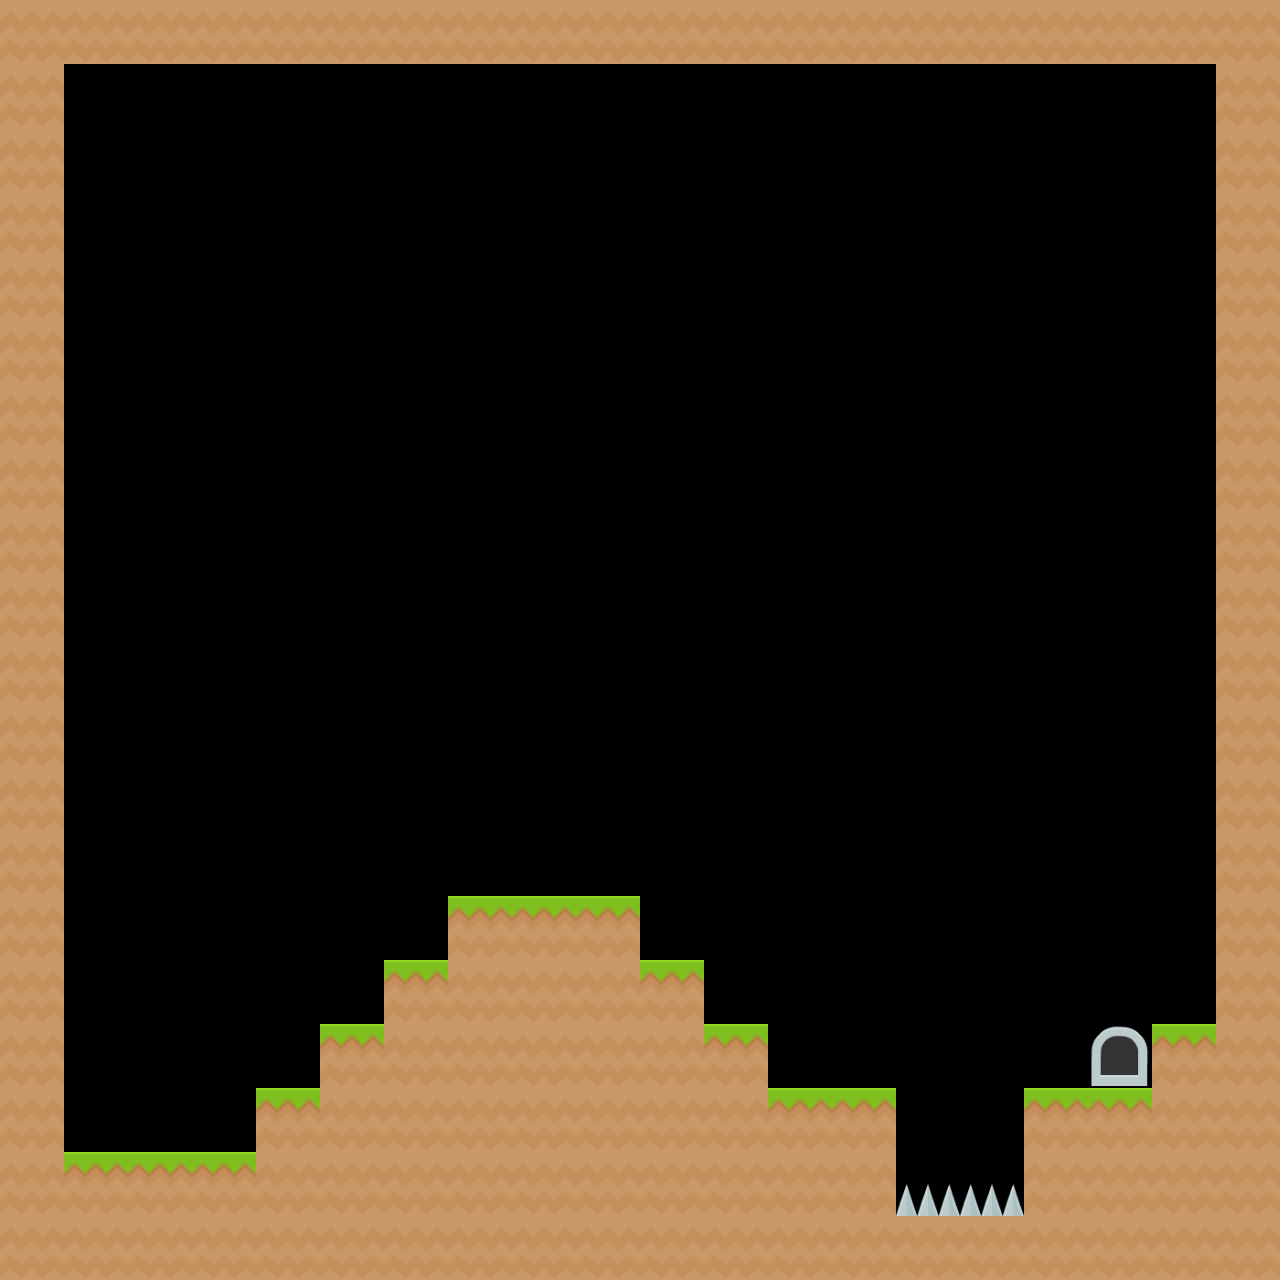

A level layout from a 2D game, rendered from its tile map. Below: a short description, then the map file with its tile-grid data intact:
An orthogonal 20x20 tile map with 64x64 px tiles, 2 tile layers (Setup, Usefull) and 2 objects (Player_spawn, Border).

<map version="1.9" tiledversion="1.9.2" orientation="orthogonal" renderorder="right-down" width="20" height="20" tilewidth="64" tileheight="64" infinite="0" nextlayerid="4" nextobjectid="3">
 <tileset firstgid="1" source="platformer_tile_set..tsx" />
 <layer id="1" name="Setup" width="20" height="20">
  <data encoding="csv">
0,4,6,1,9,10,7,8,11,0,0,0,0,0,0,0,0,0,0,0,
0,0,0,0,0,0,0,0,0,0,0,0,0,0,0,0,0,0,0,0,
0,0,0,0,0,0,0,0,0,0,0,0,0,0,0,0,0,0,0,0,
0,0,0,0,0,0,0,0,0,0,0,0,0,0,0,0,0,0,0,0,
0,0,0,0,0,0,0,0,0,0,0,0,0,0,0,0,0,0,0,0,
0,0,0,0,0,0,0,0,0,0,0,0,0,0,0,0,0,0,0,0,
0,0,0,0,0,0,0,0,0,0,0,0,0,0,0,0,0,0,0,0,
0,0,0,0,0,0,0,0,0,0,0,0,0,0,0,0,0,0,0,0,
0,0,0,0,0,0,0,0,0,0,0,0,0,0,0,0,0,0,0,0,
0,0,0,0,0,0,0,0,0,0,0,0,0,0,0,0,0,0,0,0,
0,0,0,0,0,0,0,0,0,0,0,0,0,0,0,0,0,0,0,0,
0,0,0,0,0,0,0,0,0,0,0,0,0,0,0,0,0,0,0,0,
0,0,0,0,0,0,0,0,0,0,0,0,0,0,0,0,0,0,0,0,
0,0,0,0,0,0,0,0,0,0,0,0,0,0,0,0,0,0,0,0,
0,0,0,0,0,0,0,0,0,0,0,0,0,0,0,0,0,0,0,0,
0,0,0,0,0,0,0,0,0,0,0,0,0,0,0,0,0,0,0,0,
0,0,0,0,0,0,0,0,0,0,0,0,0,0,0,0,0,0,0,0,
0,0,0,0,0,0,0,0,0,0,0,0,0,0,0,0,0,0,0,0,
0,0,0,0,0,0,0,0,0,0,0,0,0,0,0,0,0,0,0,0,
0,0,0,0,0,0,0,0,0,0,0,0,0,0,0,0,0,0,0,0
</data>
 </layer>
 <layer id="2" name="Usefull" width="20" height="20">
  <data encoding="csv">
4,4,4,4,4,4,4,4,4,4,4,4,4,4,4,4,4,4,4,4,
4,0,0,0,0,0,0,0,0,0,0,0,0,0,0,0,0,0,0,4,
4,0,0,0,0,0,0,0,0,0,0,0,0,0,0,0,0,0,0,4,
4,0,0,0,0,0,0,0,0,0,0,0,0,0,0,0,0,0,0,4,
4,0,0,0,0,0,0,0,0,0,0,0,0,0,0,0,0,0,0,4,
4,0,0,0,0,0,0,0,0,0,0,0,0,0,0,0,0,0,0,4,
4,0,0,0,0,0,0,0,0,0,0,0,0,0,0,0,0,0,0,4,
4,0,0,0,0,0,0,0,0,0,0,0,0,0,0,0,0,0,0,4,
4,0,0,0,0,0,0,0,0,0,0,0,0,0,0,0,0,0,0,4,
4,0,0,0,0,0,0,0,0,0,0,0,0,0,0,0,0,0,0,4,
4,0,0,0,0,0,0,0,0,0,0,0,0,0,0,0,0,0,0,4,
4,0,0,0,0,0,0,0,0,0,0,0,0,0,0,0,0,0,0,4,
4,0,0,0,0,0,0,0,0,0,0,0,0,0,0,0,0,0,0,4,
4,0,0,0,0,0,0,0,0,0,0,0,0,0,0,0,0,0,0,4,
4,0,0,0,0,0,0,6,6,6,0,0,0,0,0,0,0,0,0,4,
4,0,0,0,0,0,6,4,4,4,6,0,0,0,0,0,0,0,0,4,
4,0,0,0,0,6,4,4,4,4,4,6,0,0,0,0,0,11,6,4,
4,0,0,0,6,4,4,4,4,4,4,4,6,6,0,0,6,6,4,4,
4,6,6,6,4,4,4,4,4,4,4,4,4,4,9,9,4,4,4,4,
4,4,4,4,4,4,4,4,4,4,4,4,4,4,4,4,4,4,4,4
</data>
 </layer>
 <objectgroup id="3" name="Spawn">
  <object id="1" name="Player_spawn" x="128" y="1150">
   <point />
  </object>
  <object id="2" name="Border" x="1280" y="832">
   <point />
  </object>
 </objectgroup>
</map>
